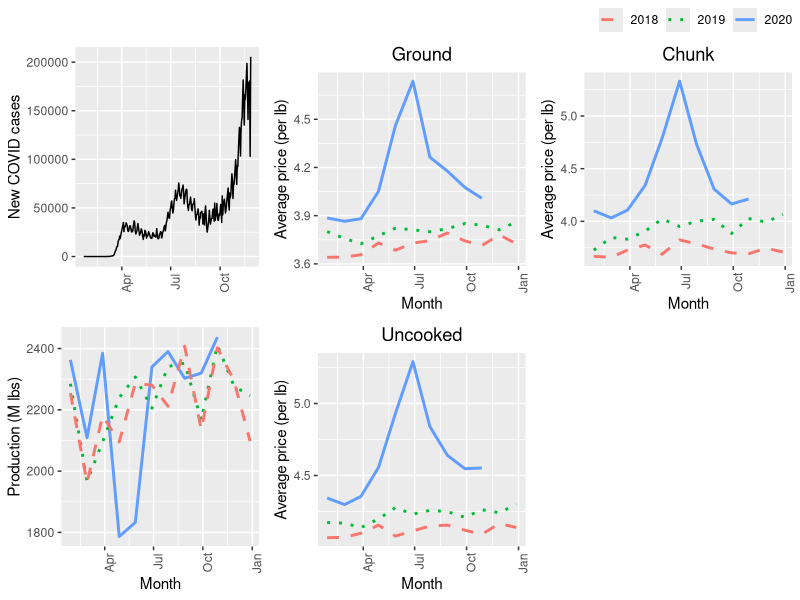
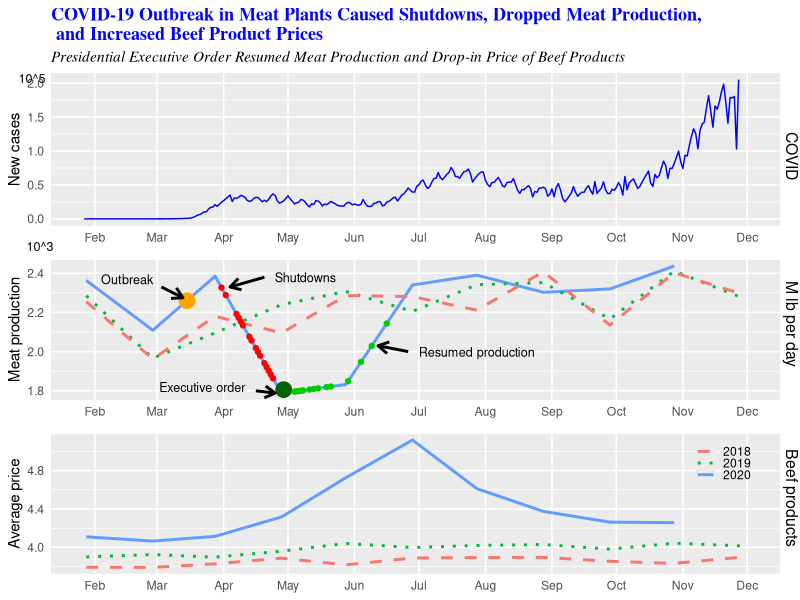

The R script that drew these images, in order:
## ---- chunk 1
library(dplyr)
library(tidyr)
library(ggplot2)
library(lubridate)
library(scales)

data_coronavirus <- read.csv(file='./cleaned_data_files/us_coronavirus.csv')
data_coronavirus$date <- ymd(data_coronavirus$date)
#creating new column with number of new cases
data_coronavirus <- within(data_coronavirus, new_cases <- c(0,diff(cases)))

data_beef<- read.csv(file = './cleaned_data_files/us_beef.csv')
data_beef <- data_beef%>% select(Year, Label, Value)
data_beef <- data_beef %>% separate(Label, c("y", "Month"))
data_beef <- data_beef%>% select(Year, Month, Value)
data_beef$Ground=data_beef$Value
data_beef <- data_beef%>% select(Year, Month, Ground)

data_dum<- read.csv(file = './cleaned_data_files/us_beef_chunk.csv')
data_beef$Chunk=data_dum$Value
data_dum<- read.csv(file = './cleaned_data_files/us_beef_uncooked.csv')
data_beef$Uncooked=data_dum$Value

#Converting month to number
data_beef$Month=match(data_beef$Month,month.abb)
#Combining year and month
data_beef$Date <- with(data_beef, sprintf("20-%02d-28", data_beef$Month))
#Converting to date date datatype
data_beef$Date<- ymd(data_beef$Date)
data_beef <- data_beef%>% select(Year,Date,Ground,Chunk,Uncooked)

# library(zoo)

data_meatproduction<- read.csv(file = './cleaned_data_files/us_beef_chicken_production.csv')
data_meatproduction<- data_meatproduction %>% separate(Date, c("Month", "Year"))

#Converting comma separated character to integer and calcaulting net beef and chicken
data_meatproduction$Beef=as.numeric(gsub(",", "", data_meatproduction$Beef))
data_meatproduction$NetBeef<-data_meatproduction$Beef+data_meatproduction$Veal
data_meatproduction$Broilers=as.numeric(gsub(",", "", data_meatproduction$Broilers))
data_meatproduction$Netchicken<-data_meatproduction$Broilers+data_meatproduction$Other_chicken


data_meatproduction$Year=as.numeric(gsub(",", "", data_meatproduction$Year))

#Converting month to number
data_meatproduction$Month=match(data_meatproduction$Month,month.abb)
#Combining year and month
data_meatproduction$Date <- with(data_meatproduction, sprintf("20-%02d-28", data_meatproduction$Month))
#Converting to date datatype
data_meatproduction$Date<- ymd(data_meatproduction$Date)
data_meatproduction <- data_meatproduction%>% select(Year,Date,NetBeef,Netchicken)

## ---- chunk 2

library("ggpubr")

p1<-ggplot(data=data_coronavirus, aes(x=date, y=new_cases)) +  geom_line()
p1<-p1+theme(axis.text.x = element_text(angle=90, hjust = 1))
p1<-p1+scale_x_date(labels = date_format("%b"))
p1<-p1+labs(x = "",y = "New COVID cases")

p2<-ggplot()
p2<-p2+geom_line(data=data_beef %>% filter(Year==2020), aes(x=Date, y=Ground, color = "2020"),linetype="solid",lwd = 1)
p2<-p2+geom_line(data=data_beef %>% filter(Year==2019), aes(x=Date, y=Ground,color = "2019" ),linetype="dotted",lwd = 1)
p2<-p2+geom_line(data=data_beef %>% filter(Year==2018), aes(x=Date, y=Ground, color = "2018"),linetype="dashed",lwd = 1)
p2<-p2+scale_color_discrete(name = "Ground")
p2<-p2+theme(axis.text.x = element_text(angle=90, hjust = 1),legend.position = "none",legend.justification = c("right", "top"),plot.title = element_text(face = "plain",hjust = 0.5),legend.title=element_blank())
p2<-p2+scale_x_date(labels = date_format("%b"))
p2<-p2+labs(x = "Month",y = "Average price (per lb)",title = "Ground")

p3<-ggplot()
p3<-p3+geom_line(data=data_beef %>% filter(Year==2020), aes(x=Date, y=Chunk, color = "2020"),linetype="solid",lwd = 1)
p3<-p3+geom_line(data=data_beef %>% filter(Year==2019), aes(x=Date, y=Chunk,color = "2019" ),linetype="dotted",lwd = 1)
p3<-p3+geom_line(data=data_beef %>% filter(Year==2018), aes(x=Date, y=Chunk, color = "2018"),linetype="dashed",lwd = 1)
p3<-p3+scale_color_discrete(name = "Ground chunk")
p3<-p3+theme(axis.text.x = element_text(angle=90, hjust = 1),legend.position = "none",legend.justification = c("right", "top"),plot.title = element_text(face = "plain",hjust = 0.5))
p3<-p3+scale_x_date(labels = date_format("%b"))
p3<-p3+labs(x = "Month",y = "Average price (per lb)",title = "Chunk")

p4<-ggplot()
p4<-p4+geom_line(data=data_beef %>% filter(Year==2020), aes(x=Date, y=Uncooked, color = "2020"),linetype="solid",lwd = 1)
p4<-p4+geom_line(data=data_beef %>% filter(Year==2019), aes(x=Date, y=Uncooked,color = "2019" ),linetype="dotted",lwd = 1)
p4<-p4+geom_line(data=data_beef %>% filter(Year==2018), aes(x=Date, y=Uncooked, color = "2018"),linetype="dashed",lwd = 1)
p4<-p4+scale_color_discrete(name = "Uncooked ground")
p4<-p4+theme(axis.text.x = element_text(angle=90, hjust = 1),legend.position = "none",legend.justification = c("right", "top"),plot.title = element_text(face = "plain",hjust = 0.5))
p4<-p4+scale_x_date(labels = date_format("%b"))
p4<-p4+labs(x = "Month",y = "Average price (per lb)",title = "Uncooked")

p5<-ggplot()
p5<-p5+geom_line(data=data_meatproduction %>% filter(Year==2020), aes(x=Date, y=NetBeef, color = "2020"),linetype="solid",lwd = 1)
p5<-p5+geom_line(data=data_meatproduction %>% filter(Year==2019), aes(x=Date, y=NetBeef,color = "2019" ),linetype="dotted",lwd = 1)
p5<-p5+geom_line(data=data_meatproduction %>% filter(Year==2018), aes(x=Date, y=NetBeef, color = "2018"),linetype="dashed",lwd = 1)
p5<-p5+scale_color_discrete(name = "Beef")
p5<-p5+theme(axis.text.x = element_text(angle=90, hjust = 1),legend.position = "none",legend.justification = c("right", "top"),plot.title = element_text(face = "plain",hjust = 0.5))
p5<-p5+scale_x_date(labels = date_format("%b"))
p5<-p5+labs(x = "Month",y = "Production (M lbs)")

figure <- ggarrange(p1, p2,p3, p5, p4,ncol = 3, nrow = 2,  common.legend = TRUE)
figure

## ---- chunk 3

heading="COVID-19 Outbreak in Meat Plants Caused Shutdowns, Dropped Meat Production,\n and Increased Beef Product Prices"
heading2="Presidential Executive Order Resumed Meat Production and Drop-in Price of Beef Products"

p1<-ggplot()
p1<-ggplot(data=data_coronavirus, aes(x=date, y=new_cases/100000)) +  geom_line(color="blue")
p1<-p1+scale_x_date(labels = date_format("%b"),limits = as.Date(c("2020-01-27","2020-12-01")),date_breaks = "months")
p1<-p1+labs(y = "New cases",title=heading, subtitle = heading2)
p1<-p1+theme(legend.position = "none",plot.title = element_text( family="serif",face="bold", colour="blue", size = 13.0))
p1<-p1+theme(plot.subtitle = element_text( family="serif",face="italic", colour="black", size = 11.0))

p1<-p1+theme(axis.title.x = element_blank(),axis.ticks = element_blank(), panel.grid.minor.x = element_blank())
p1<-p1+font("ylab")

data2020=data_meatproduction %>% filter(Year==2020)
data2019=data_meatproduction %>% filter(Year==2019)
data2018=data_meatproduction %>% filter(Year==2018)
p2<-ggplot()
p2<-p2+geom_line(data=data2020, aes(x=Date, y=NetBeef/1e3, color = "2020"),linetype="solid",lwd = 1)
p2<-p2+geom_line(data=data2019, aes(x=Date, y=NetBeef/1e3,color = "2019" ),linetype="dotted",lwd = 1)
p2<-p2+geom_line(data=data2018, aes(x=Date, y=NetBeef/1e3, color = "2018"),linetype="dashed",lwd = 1)
p2<-p2+scale_x_date(labels = date_format("%b"),limits = as.Date(c("2020-01-27","2020-12-01")),date_breaks = "months")
p2<-p2+theme(legend.position = "none",legend.title=element_blank())
p2<-p2+labs(y = "Meat production")
p2<-p2+theme(axis.title.x = element_blank(),axis.ticks = element_blank(), panel.grid.minor.x = element_blank())
p2<-p2+font("ylab")

#Covid outbreak
p2<-p2+ geom_point(aes(x = as.Date(c("2020-03-15")), y = 2.26),size=5.0,color="orange")

#Production suspension
datesuspen=as.Date(c("2020-03-31",
                     "2020-04-02",
                     "2020-04-7",
                     "2020-04-8",
                     "2020-04-9",
                     "2020-04-10",
                     "2020-04-13",
                     "2020-04-14",
                     "2020-04-16",
                     "2020-04-17",
                     "2020-04-18",
                     "2020-04-20",
                     "2020-04-21",
                     "2020-04-22",
                     "2020-04-23",
                     "2020-04-24",
                     "2020-04-27"))
prodapprox=approx(data2020$Date,data2020$NetBeef, xout=datesuspen)$y
p2<-p2+ geom_point(aes(x = datesuspen, y = prodapprox/1e3),size=1.5,color="red")

prodexec=approx(data2020$Date,data2020$NetBeef, xout=as.Date(c("2020-04-29")))$y
p2<-p2+ geom_point(aes(x = as.Date(c("2020-04-29")), y = 1.01*prodexec/1e3),size=5.0,color="darkgreen")

#Production start
datestart=as.Date(c( "2020-05-04",
                     "2020-05-5",
                     "2020-05-6",
                     "2020-05-7",
                     "2020-05-8",
                     "2020-05-11",
                     "2020-05-13",
                     "2020-05-15",
                     "2020-05-19",
                     "2020-05-21",
                     "2020-05-29",
                     "2020-06-04",
                     "2020-06-09",
                     "2020-06-16"))
prodstart=approx(data2020$Date,data2020$NetBeef, xout=datestart)$y
p2<-p2+ geom_point(aes(x = datestart, y = prodstart/1e3),size=1.5,color="green3")

p2<-p2+ geom_text(aes(x = as.Date(c("2020-02-16")), y = 2.37,label = "Outbreak"), size=3.2)
p2<-p2+geom_segment(aes(x = as.Date(c("2020-03-03")), y = 2.33, xend = as.Date(c("2020-03-13")), yend = 2.275),
                  arrow = arrow(length = unit(0.3, "cm")),size=1.00)

p2<-p2+ geom_text(aes(x = as.Date(c("2020-05-09")), y = 2.38,label = "Shutdowns"), size=3.2)
p2<-p2+geom_segment(aes(x = as.Date(c("2020-04-20")), y = 2.38, xend = as.Date(c("2020-04-04")), yend = 2.33),
                  arrow = arrow(length = unit(0.3, "cm")),size=1)

p2<-p2+ geom_text(aes(x = as.Date(c("2020-03-22")), y = 1.82,label = "Executive order"), size=3.2)
p2<-p2+geom_segment(aes(x = as.Date(c("2020-04-16")), y = 1.80, xend = as.Date(c("2020-04-25")), yend = prodexec/1e3),
                  arrow = arrow(length = unit(0.3, "cm")),size=1)


p2<-p2+ geom_text(aes(x = as.Date(c("2020-07-28")), y = 2.0,label = "Resumed production"), size=3.2)
p2<-p2+geom_segment(aes(x = as.Date(c("2020-06-26")), y = 2.0, xend = as.Date(c("2020-06-12")), yend = 2.03),
                  arrow = arrow(length = unit(0.3, "cm")),size=1)


data_beef$average<-(data_beef$Ground+data_beef$Chunk+data_beef$Uncooked)/3
p3<-ggplot()
p3<-p3+geom_line(data=data_beef %>% filter(Year==2020), aes(x=Date, y=average,color = "2020"),linetype="solid",lwd = 1)
p3<-p3+geom_line(data=data_beef %>% filter(Year==2019), aes(x=Date, y=average,color = "2019" ),linetype="dotted",lwd = 1)
p3<-p3+geom_line(data=data_beef %>% filter(Year==2018), aes(x=Date, y=average, color = "2018"),linetype="dashed",lwd = 1)
p3<-p3+scale_color_discrete(name = "")
p3<-p3+ scale_x_date(labels = date_format("%b"),limits = as.Date(c("2020-01-27","2020-12-01")),date_breaks = "months")
p3<-p3+theme(legend.position = c(.97, .97),legend.justification = c("right", "top"),legend.key.height= unit(0.25, 'cm'),
        legend.key.width= unit(0.50, 'cm'),legend.title =element_blank(),legend.background=element_blank())


p3<-p3+theme(plot.title = element_text(face = "plain",hjust = 0.5), panel.grid.minor.x = element_blank(),axis.ticks = element_blank(),axis.title.x = element_blank())
p3<-p3+labs(y = "Average price")
p3<-p3+font("ylab")



library("cowplot")
pall<-ggdraw() +
  draw_plot(p1, x = 0, y = 0.58, width = 0.985, height = 0.42) +
  draw_plot(p2, x = 0, y = .29, width = 0.985, height = .29) +
  draw_plot(p3, x = 0, y = 0, width = 0.985, height = 0.29)

pall<-pall+ geom_text(data = data.frame(x = 0.04, y = 0.87, label = c("10^5")),aes(x, y, label = c("10^5")),
     size = 3.2,
    inherit.aes = FALSE)
#Scale for p2
pall<-pall+ geom_text(data = data.frame(x = 0.05, y = 0.59, label = paste('10^3')),aes(x, y, label = label),
     size = 3.2,
    inherit.aes = FALSE)
#right label for p1
pall<-pall+ geom_text(data = data.frame(x = 0.99, y = 0.74),aes(x, y, label = "COVID"),
     size = 4.0, angle=270,
    inherit.aes = FALSE)
#right label for p2
pall<-pall+ geom_text(data = data.frame(x = 0.99, y = 0.46, label = "M lb per day"),aes(x, y, label = label),
     size = 4.0, angle=270,  inherit.aes = FALSE)
#right label for p3
pall<-pall+ geom_text(data = data.frame(x = 0.99, y = 0.17, label = "Beef products"),aes(x, y, label = label),
     size = 4.0, angle=270,    inherit.aes = FALSE)

pall

